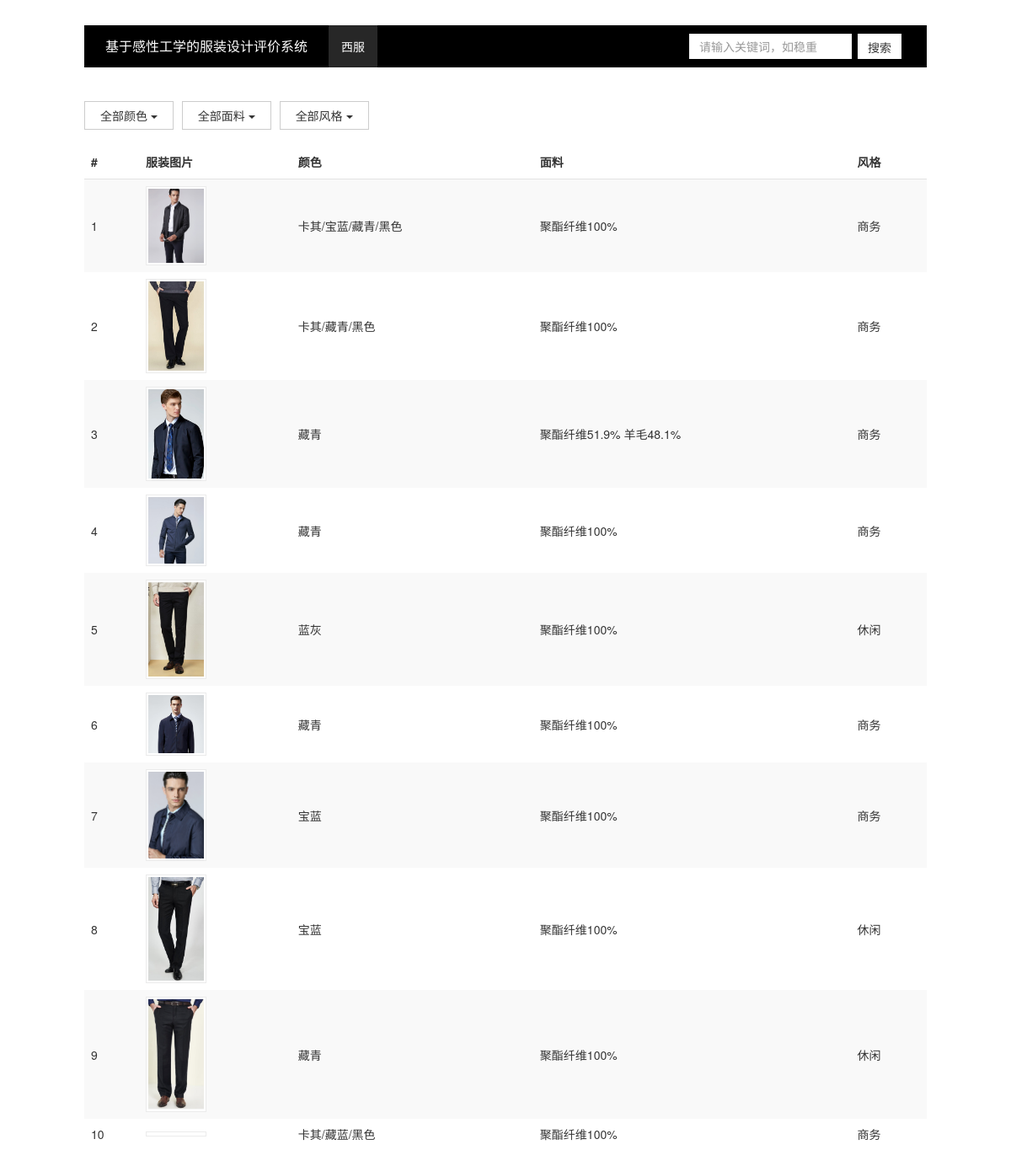
Page /pages/search.php?search=西服 on the committed database.
### tables this page shows
CREATE TABLE `jacket_jinlilai` (
  `id` int(11) unsigned NOT NULL AUTO_INCREMENT,
  `image1` char(255) DEFAULT NULL,
  `image2` char(255) DEFAULT NULL,
  `image3` char(255) DEFAULT NULL,
  `image4` char(255) DEFAULT NULL,
  `image5` char(255) DEFAULT NULL,
  `image6` char(255) DEFAULT NULL,
  `sleeve_length` text,
  `collar_type` text,
  `design` text,
  `sleeve_style` text,
  `model` text,
  `lower_hem` text,
  `pocket_style` text,
  `clothes_placket` text,
  `clothes_length` text,
  `craft` text,
  `pattern` text,
  `fabric` text,
  `color` text,
  `thickness` text,
  `style` text,
  `link` text,
  PRIMARY KEY (`id`)
);

### pages/search.php (the view, shortened to what this page needs)
<?php
include('../connectMysql.php');
?>
<!DOCTYPE html>
<html lang="zh-CN">
<head>
    <link href="../style/bootstrap.min.css" rel="stylesheet">
    <link rel="stylesheet" href="../style/search.css">
</head>
<body>
    <div class="container-fluid search-page">
        <nav class="navbar navbar-default">
            <div class="container-fluid">
                <div class="navbar-header">
                    <a class="navbar-brand" href="index.php">基于感性工学的服装设计评价系统</a>
                </div>
                <div id="navbar" class="navbar-collapse collapse">
                    <ul class="nav navbar-nav">
                        <li class="active"><a href="#"><?php echo $_GET['search']; ?></a></li>
                    </ul>
                    <form class="navbar-form">
                        <input type="text" class="form-control" placeholder="请输入关键词，如稳重" name="keyword">
                        <button type="submit" class="btn btn-default" name="submit" value="submit">搜索</button>
                    </form>
                </div>
            </div>
        </nav>
        <div class="filter">
            <div class="filter-case">
                <div class="dropdown dropdown-group">
                    <button id="selectColor" class="btn btn-default dropdown-toggle" type="button" data-toggle="dropdown" aria-haspopup="true" aria-expanded="true">
                        全部颜色
                        <span class="caret"></span>
                    </button>
                </div>
                <div class="dropdown dropdown-group">
                    <button id="selectFabric" class="btn btn-default dropdown-toggle" type="button"  data-toggle="dropdown" aria-haspopup="true" aria-expanded="true">
                        全部面料
                        <span class="caret"></span>
                    </button>
                </div>
                <div class="dropdown dropdown-group">
                    <button id="selectStyle" class="btn btn-default dropdown-toggle" type="button" data-toggle="dropdown" aria-haspopup="true" aria-expanded="true">
                        全部风格
                        <span class="caret"></span>
                    </button>
                </div>
            </div>
        </div>
        <div class="clothes-table table-responsive">
            <table class="table table-striped">
                <thead>
                    <tr>
                        <th>#</th>
                        <th>服装图片</th>
                        <th>颜色</th>
                        <th>面料</th>
                        <th>风格</th>
                    </tr>
                </thead>
                <tbody class='clothes-contents' id='clothes-contents'>
                    <?php
                        if ($_GET['search'] == '夹克' || $_GET['search'] == '西服') {
                            $type = "jacket_jinlilai";
                            $sql = "SELECT * FROM jacket_jinlilai";
                            $result = $conn->query($sql);
                            if ($result->num_rows > 0) {
                                while ($row = $result->fetch_assoc()) {
                                    echo "<tr><td>{$row['id']}</td>" .
                                         "<td><a href='details.php?id={$row['id']}&table=$type' class='thumbnail'><img src='{$row['image1']}' alt=''></a></td>" .
                                         "<td>{$row['color']}</td>" .
                                         "<td>{$row['fabric']}</td>" .
                                         "<td>{$row['style']}</td>" .
                                         "</tr>";
                                }
                            } else {
                                echo "抱歉，没有帮您找到符合要求的男装。";
                            }
                        } else if ($_GET['search'] == '长袖衬衫') {
                            $type = "long_sleeved_blouse";
                            $sql = "SELECT * FROM long_sleeved_blouse";
                            $result = $conn->query($sql);
                            if ($result->num_rows > 0) {
                                while ($row = $result->fetch_assoc()) {
                                    echo "<tr><td>{$row['id']}</td>" .
                                        "<td><a href='details.php?id={$row['id']}&table=$type' class='thumbnail'><img src='{$row['image1']}' alt=''></a></td>" .
                                        "<td>{$row['color']}</td>" .
                                        "<td>{$row['fabric']}</td>" .
                                        "<td>{$row['style']}</td>" .
                                        "</tr>";
                                }
                            } else {
                                echo "抱歉，没有帮您找到符合要求的男装。";
                            }
                        } else if ($_GET['search'] == '短袖衬衫') {
                            $type = "short_sleeved_blouse";
                            $sql = "SELECT * FROM short_sleeved_blouse";
                            $result = $conn->query($sql);
                            if ($result->num_rows > 0) {
                                while ($row = $result->fetch_assoc()) {
                                    echo "<tr><td>{$row['id']}</td>" .
                                        "<td><a href='details.php?id={$row['id']}&table=$type' class='thumbnail'><img src='{$row['image1']}' alt=''></a></td>" .
                                        "<td>{$row['color']}</td>" .
                                        "<td>{$row['fabric']}</td>" .
                                        "<td>{$row['style']}</td>" .
                                        "</tr>";
                                }
                            } else {
                                echo "抱歉，没有帮您找到符合要求的男装。";
                            }
                        } else if ($_GET['search'] == '西裤') {
                            $type = "western_style_pants";
                            $sql = "SELECT * FROM western_style_pants";
                            $result = $conn->query($sql);
                            if ($result->num_rows > 0) {
                                while ($row = $result->fetch_assoc()) {
                                    echo "<tr><td>{$row['id']}</td>" .
                                        "<td><a href='details.php?id={$row['id']}&table=$type' class='thumbnail'><img src='{$row['image1']}' alt=''></a></td>" .
                                        "<td>{$row['color']}</td>" .
                                        "<td>{$row['fabric']}</td>" .
                                        "<td>{$row['style']}</td>" .
                                        "</tr>";
                                }
                            } else {
                                echo "抱歉，没有帮您找到符合要求的男装。";
                            }
                        } else if ($_GET['search'] == '休闲裤') {
                            $type = "casual_pants";
                            $sql = "SELECT * FROM casual_pants";
                            $result = $conn->query($sql);
                            if ($result->num_rows > 0) {
                                while ($row = $result->fetch_assoc()) {
                                    echo "<tr><td>{$row['id']}</td>" .
                                        "<td><a href='details.php?id={$row['id']}&table=$type' class='thumbnail'><img src='{$row['image1']}' alt=''></a></td>" .
                                        "<td>{$row['color']}</td>" .
                                        "<td>{$row['fabric']}</td>" .
                                        "<td>{$row['style']}</td>" .
                                        "</tr>";
                                }
                            } else {
                                echo "抱歉，没有帮您找到符合要求的男装。";
                            }
                        }
                    ?>
                </tbody>
            </table>
        </div>
    </div>
</html>

### style/search.css (style rules this page uses)
.search-page { margin: 0 auto; padding-top: 30px; }
.navbar { width: 1000px; margin: 0 auto; background-color: black; border: none; border-radius: 0; }
.navbar .container-fluid .navbar-header { margin-left: 10px; margin-right: 10px; }
.navbar .container-fluid .navbar-header .navbar-brand { font-size: 16px; color: #fff; }
.navbar-collapse .nav .active a { font-weight: 200; color: white; background-color: #272727; }
.navbar .container-fluid .navbar-form { float: right; vertical-align: middle; margin-top: 10px; margin-bottom: 10px; padding-right: 0; }
.navbar .container-fluid .navbar-form input { border: none; height: 30px; border-radius: 0; }
.navbar .container-fluid .navbar-form button { margin-left: 3px; height: 30px; border: none; border-radius: 0; }
.dropdown-group { position: relative; display: inline-block; vertical-align: middle; }
.filter { width: 1000px; margin: 20px auto 0; padding-top: 20px; }
.filter .filter-case { vertical-align: middle; position: relative; display: inline-block; }
.filter .filter-case .dropdown { margin-right: 6px; }
.filter .filter-case .dropdown .btn { padding: 6px 18px; border-radius: 0; }
.clothes-table { width: 1000px; margin: 20px auto; }
.clothes-table .table > thead > tr > th { border-bottom: 1px solid #e2e2e2; padding-bottom: 10px; }
.clothes-table .table > tbody > tr > td { vertical-align: middle; border-top: 0; }
.clothes-table .table .thumbnail { width: 72px; margin-bottom: 0; border-radius: 0; border-color: #ebebeb; padding: 2px; }

### rows in the picture
jacket_jinlilai: id "1", image1 (picture), color "卡其/宝蓝/藏青/黑色", fabric "聚酯纤维100%", style "商务"
jacket_jinlilai: id "2", image1 (picture), color "卡其/藏青/黑色", fabric "聚酯纤维100%", style "商务"
jacket_jinlilai: id "3", image1 (picture), color "藏青", fabric "聚酯纤维51.9% 羊毛48.1%", style "商务"
jacket_jinlilai: id "4", image1 (picture), color "藏青", fabric "聚酯纤维100%", style "商务"
jacket_jinlilai: id "5", image1 (picture), color "蓝灰", fabric "聚酯纤维100%", style "休闲"
jacket_jinlilai: id "6", image1 (picture), color "藏青", fabric "聚酯纤维100%", style "商务"
jacket_jinlilai: id "7", image1 (picture), color "宝蓝", fabric "聚酯纤维100%", style "商务"
jacket_jinlilai: id "8", image1 (picture), color "宝蓝", fabric "聚酯纤维100%", style "休闲"
jacket_jinlilai: id "9", image1 (picture), color "藏青", fabric "聚酯纤维100%", style "休闲"
jacket_jinlilai: id "10", color "卡其/藏蓝/黑色", fabric "聚酯纤维100%", style "商务"

### other values in the picture
$_GET['search'] "西服"
